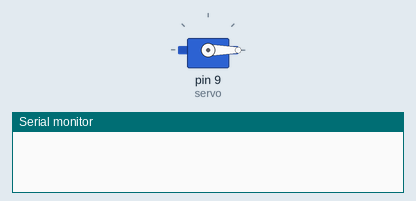
The sketch below on a simulated Arduino Uno, built with avr-gcc and run on an emulated ATmega328P. On the bench: servo, the last lines printed to the serial monitor.

Above: at 0.05 s.
At 2.05 s:
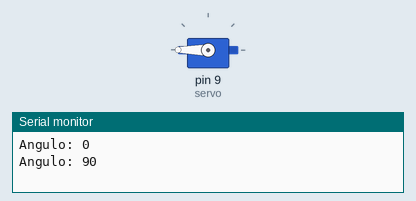
At 4.0 s:
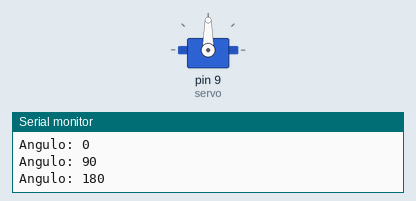
Timing chart, 0 to 5.2 s (numbered marks = the images above):
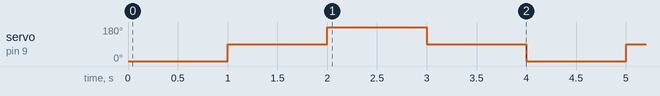

The sketch:

pos-mensaje-tarde.ino
```cpp
// Fallo: imprime cada ángulo al terminar la espera, no al mover el servo.
#include <Servo.h>

Servo servo;

void mover(int angulo) {
  servo.write(angulo);
  delay(1000);
  Serial.print("Angulo: ");
  Serial.println(angulo);
}

void setup() {
  Serial.begin(9600);
  servo.attach(9);
}

void loop() {
  mover(0);
  mover(90);
  mover(180);
  mover(90);
}
```

Measured:
- by itself, servo on pin 9 (servo): repeats every 4.0 s: 180° 1.0 s, 90° 1.0 s, 0° 1.0 s, 90° 1.0 s
